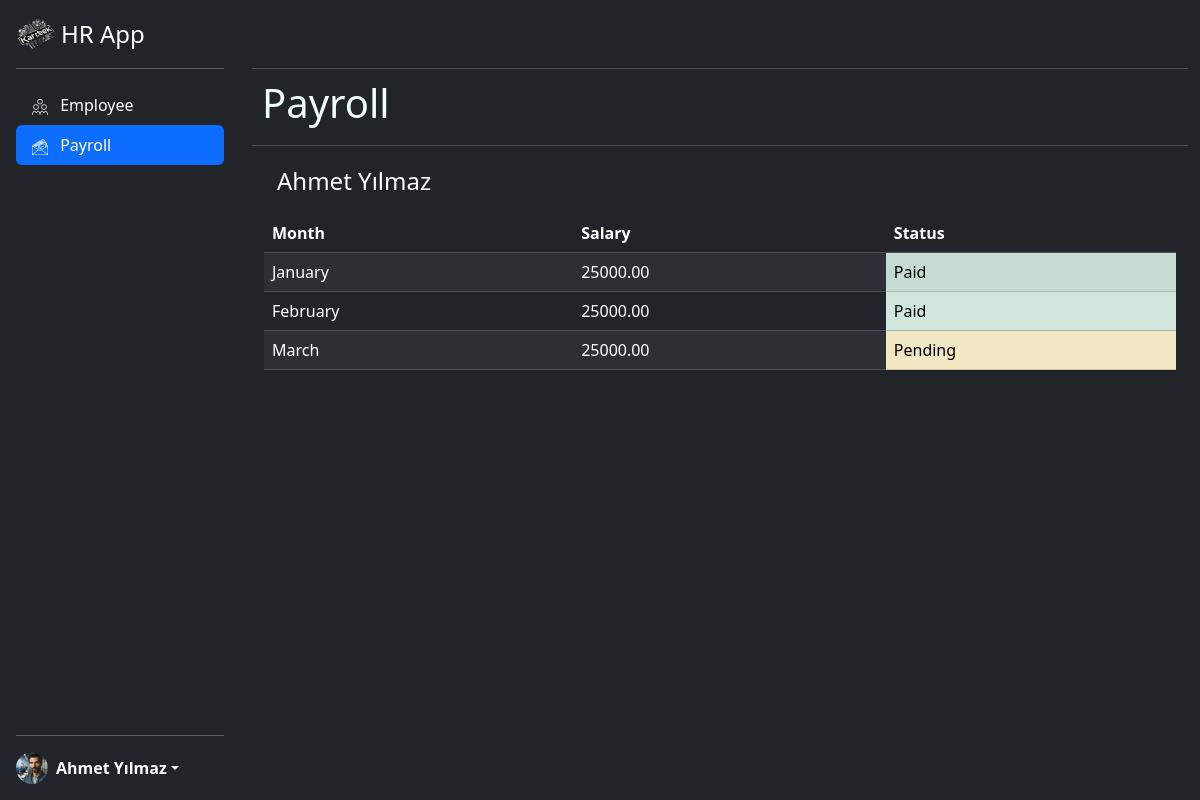
The page /hr_app/payrollemployee/ (signed in) on the database its author committed.
### hr_app/models.py (models this page shows, shortened)
class Employee(models.Model):
    user = models.OneToOneField(User, on_delete=models.CASCADE,null=True, blank=True)
    name = models.CharField(max_length=100)
    email = models.EmailField(help_text="someone@kartek.com",unique=True)
    phone = models.CharField(max_length=15)
    address = models.TextField(null=True)
    position = models.CharField(max_length=50)
    contract_type = models.CharField(max_length=50)
    hire_date= models.DateField()
    salary = models.DecimalField(max_digits=10,decimal_places=2)
    department = models.CharField(max_length=100)
    education = models.CharField(max_length=100)
    birthdate = models.DateField()
    photo = models.ImageField(upload_to="employee_photos/")
    password = models.CharField(max_length=120)
    absence = models.DecimalField(max_digits=4,decimal_places=1,null=True)
    USERNAME_FIELD = 'email'
    REQUIRED_FIELDS = ['name']

class Salary(models.Model):
    STATUS_CHOICES = [
        ("",""),
        ("Pending","Pending"),
        ("Paid", "Paid"),
        ("Overdue", "Overdue")
    ]
    MONTH_CHOICES =[
        ("",""),
        ("January","January"),
        ("February","February"),
        ("March","March"),
        ("April","April"),
        ("May","May"),
        ("June","June"),
        ("July","July"),
        ("Augusth","Augusth"),
        ("September","September"),
        ("October","October"),
        ("November","November"),
        ("December","December")
    ]
    employee = models.ForeignKey(Employee, on_delete=models.CASCADE, related_name="salaries")
    month = models.CharField(max_length=100, choices=MONTH_CHOICES,null=True, blank=True)
    status = models.CharField(max_length=100, choices=STATUS_CHOICES,default="Pending")

### hr_app/views.py (the view)
# urls.py: path('payrollemployee/', views.payrollemployee, name="payrollemployee"),
@login_required(login_url="/login")
def payrollemployee(request):
    employee = Employee.objects.get(email=request.user.email)
    salaries = Salary.objects.filter(employee=employee.id)
    return render(request,"payrollemployee.html",{"employee":employee, "salaries":salaries})

### hr_app/templates/payrollemployee.html (shortened to what this page needs)
{% load static %}
<html lang="en">
<head>
    <link href="https://cdn.jsdelivr.net/npm/bootstrap@5.3.3/dist/css/bootstrap.min.css" rel="stylesheet">
    <link rel="stylesheet" href="{% static 'header.css' %}">
    <link rel="stylesheet" href="https://cdnjs.cloudflare.com/ajax/libs/fullcalendar/3.9.0/fullcalendar.css" />
</head>
<body class="bg-dark">
    <div class="d-flex flex-column flex-shrink-0 p-3 text-bg-dark" style="width: 20%; height: 100%;">
        <a href="{% url 'hr_app:homeemployee' %}" class="d-flex align-items-center mb-3 mb-md-0 me-md-auto text-white text-decoration-none">
          <img src="{% static 'Kartek logo.png' %}" alt="Kartek logo" width="40px" height="32px" style="margin-right: 5px;">
          <span class="fs-4">HR App</span>
        </a>
        <hr>
        <ul class="nav nav-pills flex-column mb-auto">
          <li class="nav-item">
            <a href="{% url 'hr_app:homeemployee' %}" class="nav-link text-white" aria-current="page">
              <img src="{% static 'employees.png' %}" class="bi pe-none me-2" width="16" height="16"></img>
              Employee
            </a>
          </li>
          <li>
            <a href="{% url 'hr_app:payrollemployee' %}" class="nav-link active text-white">
              <img src="{% static 'salary.png' %}" class="bi pe-none me-2" width="16" height="16"></img>
              Payroll
            </a>
          </li>
        </ul>
        <hr>
        <div class="dropdown">
          <a href="#" class="d-flex align-items-center text-white text-decoration-none dropdown-toggle" data-bs-toggle="dropdown" aria-expanded="false">
            <img src="{{employee.photo.url}}" alt="" width="32" height="32" class="rounded-circle me-2">
            <strong>{{employee.name}}</strong>
          </a>
        </div>
    </div>
<div class="container fixed-top " style="max-height: 80vh; overflow-y: auto; margin-left: 20%; margin-top: 4%;width:auto">
  <nav class=" nav nav-pills navbar-expand-lg bg-dark border-bottom border-body" data-bs-theme="dark" style="color: azure;
padding: 10px;">
  </nav>
  <nav class="navbar navbar-expand-lg bg-dark border-bottom border-body" data-bs-theme="dark" style="padding: 10px; color: azure;">
    <h1 style="margin-right: auto;"> Payroll</h1>
  </nav>
  <div class="container" style="margin-top: 10px; overflow-y: auto;">
    <div class="accordion-dark" id="accordionExample" style="color: azure; border-radius: 10px;">
          <div class="accordion-dark-item">
            <h2 class="accordion-header-dark">
              <button class="btn btn-dark" type="button" data-bs-toggle="collapse" data-bs-target="#collapse{{employee.id}}"
                aria-expanded="true" aria-controls="collapse{{employee.id}}" style="font-size: x-large;">
                {{employee.name}}
              </button>
            </h2>
            <div id="collapse{{employee.id}}" class="accordion-collapse collapse show" data-bs-parent="#accordionExample">
              <div class="accordion-body">
                <table class="table table-dark table-striped" style="border-radius: 10px;">
                  <thead>
                    <tr>
                      <th scope="col"> Month</th>
                      <th scope="col"> Salary</th>
                      <th scope="col"> Status</th>
                    </tr>
                  </thead>
                  <tbody>
                        {% for salary in employee.salaries.all %}
                          <tr>
                              <td> {{salary.month}} </td>
                              <td> {{employee.salary}} </td>
                              {%if salary.status == "Paid"%}
                              <td class="table-success"> {{salary.status}} </td>
                              {% elif salary.status == "Overdue" %}
                              <td class="table-danger"> {{salary.status}} </td>
                              {% else %}
                              <td class="table-warning"> {{salary.status}} </td>
                              {% endif %}
                          </tr>
                        {% endfor %}
                  </tbody>
                </table>
              </div>
            </div>
          </div>
    </div>
  </div>
</div>

### rows shown on the page
Employee: photo (picture), name "Ahmet Yılmaz", salary "25000.00"
Salary: month "January", status "Paid"
Salary: month "February", status "Paid"
Salary: month "March", status "Pending"
